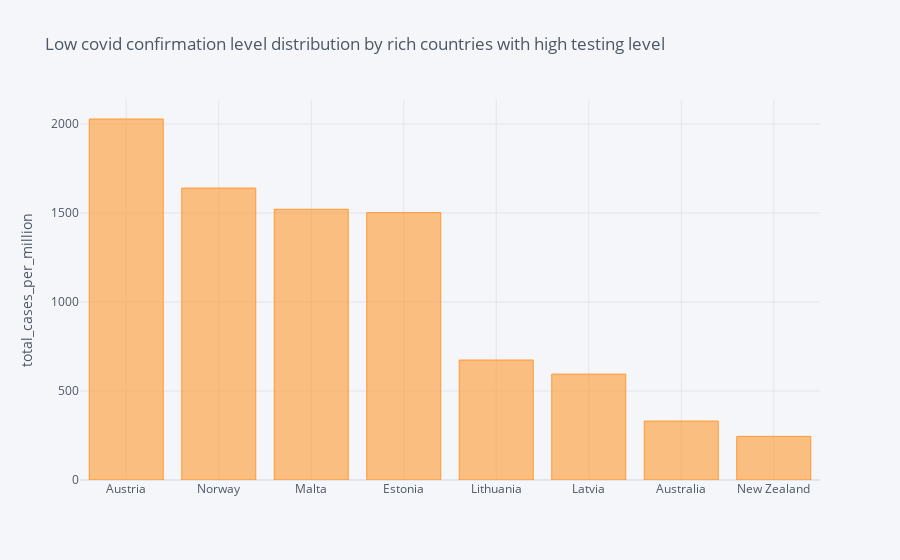

The cell this chart's notebook holds for it:
### Code cell
filter1=(survey['total_tests_per_thousand']>survey['total_tests_per_thousand'].mean()) & (survey['gdp_per_capita']>survey['gdp_per_capita'].mean()) & (survey['total_cases_per_million']<survey['total_cases_per_million'].mean())
rich_with_high_tests=survey.loc[filter1, ['location', 'total_cases_per_million']]
rich_with_high_tests.set_index('location', inplace=True)
rich_with_high_tests=rich_with_high_tests.sort_values(ascending=False, by='total_cases_per_million')
# build stacked bar to covid confirmation level of rich_with_high_tests countries
rich_with_high_tests.astype(int).iplot(kind="bar", barmode="stack", yTitle='total_cases_per_million',
                            title='Low covid confirmation level distribution by rich countries with high testing level')

### Figure 1 — Plotly figure (JSON) as saved in the notebook; plotly's stock layout.template omitted (floating-point values rounded to 4 significant figures)
{"data": [{"marker": {"color": "rgba(255, 153, 51, 0.6)", "line": {"color": "rgba(255, 153, 51, 1.0)", "width": 1}}, "name": "total_cases_per_million", "orientation": "v", "text": "", "type": "bar", "x": ["Austria", "Norway", "Malta", "Estonia", "Lithuania", "Latvia", "Australia", "New Zealand"], "y": [2028, 1640, 1521, 1502, 674, 595, 331, 245]}], "layout": {"barmode": "stack", "legend": {"bgcolor": "#F5F6F9", "font": {"color": "#4D5663"}, "traceorder": "normal"}, "paper_bgcolor": "#F5F6F9", "plot_bgcolor": "#F5F6F9", "title": {"font": {"color": "#4D5663"}, "text": "Low covid confirmation level distribution by rich countries with high testing level"}, "xaxis": {"gridcolor": "#E1E5ED", "showgrid": true, "tickfont": {"color": "#4D5663"}, "title": {"font": {"color": "#4D5663"}, "text": ""}, "zerolinecolor": "#E1E5ED"}, "yaxis": {"gridcolor": "#E1E5ED", "showgrid": true, "tickfont": {"color": "#4D5663"}, "title": {"font": {"color": "#4D5663"}, "text": "total_cases_per_million"}, "zerolinecolor": "#E1E5ED"}}}
